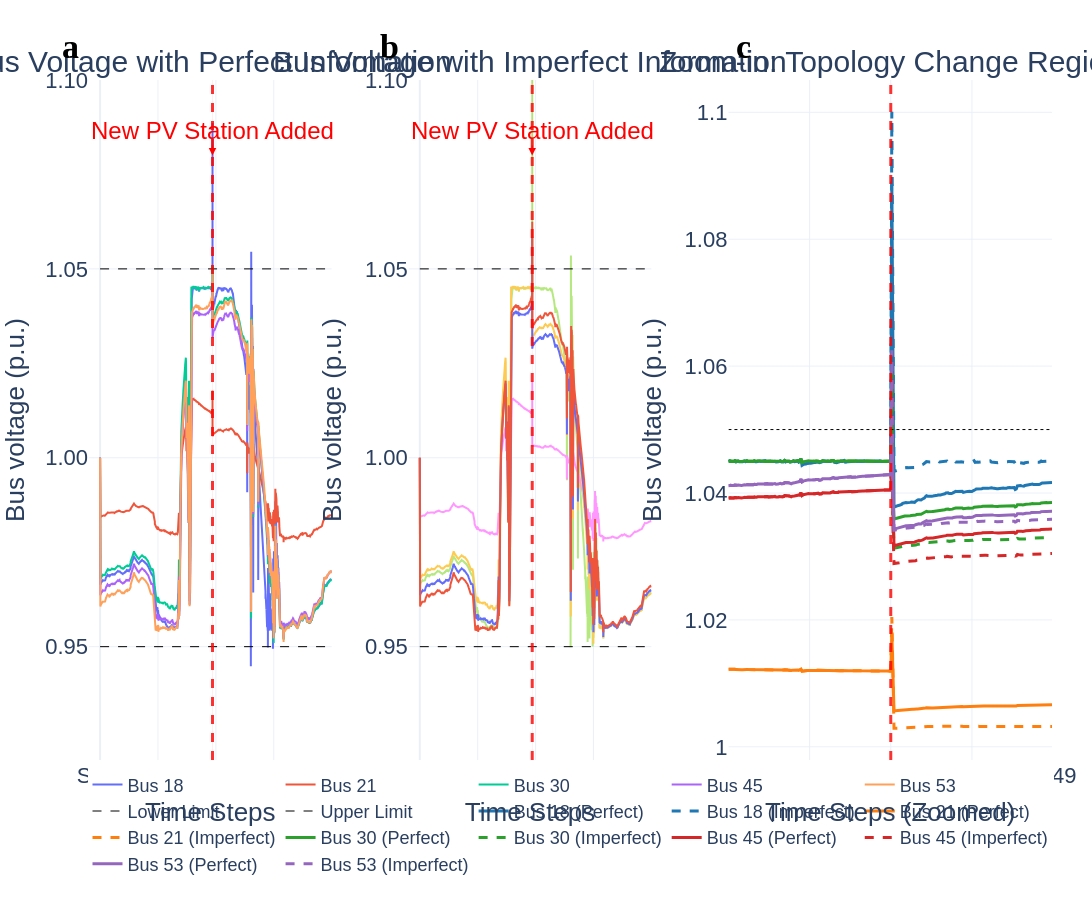

This figure's notebook cell:
### Code cell
from pathlib import Path
REAL_WORLD_OUTPUT_DIR = Path(Config.data_path) / 'images' / 'real_world_evaluation'
REAL_WORLD_OUTPUT_DIR.mkdir(parents=True, exist_ok=True)

# 加载不完美信息仿真结果
imperfect_info_data = load_sim_results()

def plot_imperfect_info_results_with_zoom(sim_data, save_fig=True, zoom_window=200):
    """
    Plot comparison between perfect and imperfect information scenarios with zoom-in view
    
    Parameters:
    -----------
    sim_data : dict
        Simulation results from run_imperfect_info_simulation()
    save_fig : bool
        Whether to save the figure
    zoom_window : int
        Number of steps before and after topology change to show in zoom view
    
    Returns:
    --------
    fig : plotly figure object
    """
    import plotly.graph_objects as go
    from plotly.subplots import make_subplots
    import numpy as np
    
    # Extract data
    topology_change_step = sim_data['topology_change_step']
    agent_num = sim_data['agent_num']
    injection_bus = sim_data['injection_bus']
    loss_rate = sim_data.get('loss_rate', 0.3)
    max_delay = sim_data.get('max_delay', 10)
    
    perfect_data = sim_data['perfect_info']
    imperfect_data = sim_data['imperfect_info']
    
    # Create figure with 3 subplots
    fig = make_subplots(
        rows=1, cols=3,
        subplot_titles=(
            "Bus Voltage with Perfect Information", 
            f"Bus Voltage with Imperfect Information",
            "Zoom-in: Topology Change Region"
        ),
        horizontal_spacing=0.08,
        column_widths=[0.3, 0.3, 0.4]  # Give more space to the zoom plot
    )
    
    # Update subplot title font size
    for annotation in fig.layout.annotations:
        annotation.font.size = NATURE_CONFIG['font_title'] - 2
    
    x_values = list(range(len(perfect_data['action_list'])))
    
    # Define zoom region
    zoom_start = max(0, topology_change_step - zoom_window)
    zoom_end = min(len(perfect_data['action_list']), topology_change_step + zoom_window)
    zoom_x = list(range(zoom_start, zoom_end))
    
    # First subplot: Perfect Information
    perfect_state_array = perfect_data['state_list']
    for i in range(agent_num):
        fig.add_trace(
            go.Scatter(
                x=x_values, 
                y=perfect_state_array[:len(perfect_data['action_list']), i], 
                mode='lines', 
                name=f'Bus {injection_bus[i]+1}', 
                line=dict(width=2)
            ),
            row=1, col=1
        )
    
    # Add voltage limit lines for perfect info
    fig.add_trace(
        go.Scatter(
            x=x_values, 
            y=[0.95]*len(perfect_data['action_list']), 
            mode='lines', 
            line=dict(color='black', width=1, dash='dash'), 
            name='Lower Limit',
            showlegend=True
        ),
        row=1, col=1
    )
    fig.add_trace(
        go.Scatter(
            x=x_values, 
            y=[1.05]*len(perfect_data['action_list']), 
            mode='lines', 
            line=dict(color='black', width=1, dash='dash'), 
            name='Upper Limit',
            showlegend=True
        ),
        row=1, col=1
    )
    
    # Second subplot: Imperfect Information
    imperfect_state_array = imperfect_data['state_list']
    for i in range(agent_num):
        fig.add_trace(
            go.Scatter(
                x=x_values, 
                y=imperfect_state_array[:len(imperfect_data['action_list']), i], 
                mode='lines', 
                name=f'Bus {injection_bus[i]+1} (Imperfect)', 
                line=dict(width=2),
                showlegend=False  # Don't duplicate in legend
            ),
            row=1, col=2
        )
    
    # Add voltage limit lines for imperfect info
    fig.add_trace(
        go.Scatter(
            x=x_values, 
            y=[0.95]*len(imperfect_data['action_list']), 
            mode='lines', 
            line=dict(color='black', width=1, dash='dash'), 
            showlegend=False
        ),
        row=1, col=2
    )
    fig.add_trace(
        go.Scatter(
            x=x_values, 
            y=[1.05]*len(imperfect_data['action_list']), 
            mode='lines', 
            line=dict(color='black', width=1, dash='dash'), 
            showlegend=False
        ),
        row=1, col=2
    )
    
    # Third subplot: Zoom-in comparison
    colors = ['#1f77b4', '#ff7f0e', '#2ca02c', '#d62728', '#9467bd']  # Default plotly colors
    
    for i in range(agent_num):
        # Perfect info (solid lines)
        fig.add_trace(
            go.Scatter(
                x=zoom_x,
                y=perfect_state_array[zoom_start:zoom_end, i],
                mode='lines',
                name=f'Bus {injection_bus[i]+1} (Perfect)',
                line=dict(width=3, color=colors[i % len(colors)]),
                showlegend=True
            ),
            row=1, col=3
        )
        
        # Imperfect info (dashed lines)
        fig.add_trace(
            go.Scatter(
                x=zoom_x,
                y=imperfect_state_array[zoom_start:zoom_end, i],
                mode='lines',
                name=f'Bus {injection_bus[i]+1} (Imperfect)',
                line=dict(width=3, color=colors[i % len(colors)], dash='dash'),
                showlegend=True
            ),
            row=1, col=3
        )
    
    # Add voltage limit lines for zoom plot
    fig.add_trace(
        go.Scatter(
            x=zoom_x, 
            y=[0.95]*(zoom_end-zoom_start), 
            mode='lines', 
            line=dict(color='black', width=1, dash='dot'), 
            name='Voltage Limits',
            showlegend=False
        ),
        row=1, col=3
    )
    fig.add_trace(
        go.Scatter(
            x=zoom_x, 
            y=[1.05]*(zoom_end-zoom_start), 
            mode='lines', 
            line=dict(color='black', width=1, dash='dot'), 
            showlegend=False
        ),
        row=1, col=3
    )
    
    # Add vertical lines for topology change
    for col in [1, 2, 3]:
        fig.add_vline(
            x=topology_change_step,
            line_width=3,
            line_dash="dash",
            line_color="#FF0000",
            opacity=0.8,
            row=1, col=col
        )
    
    # Add shaded regions to highlight the change (only for first two plots)
    y_range_max = 1.10
    y_range_min = 0.92
    
    for col in [1, 2]:
        fig.add_shape(
            type="rect",
            x0=topology_change_step-20, x1=topology_change_step+20,
            y0=y_range_min, y1=y_range_max,
            fillcolor="red",
            opacity=0.1,
            line_width=0,
            row=1, col=col
        )
    
    # Add text annotations for topology change
    for i, col in enumerate([1, 2, 3]):
        y_pos = 1.08 if col != 3 else (np.max([perfect_state_array[zoom_start:zoom_end, :].max(), 
                                               imperfect_state_array[zoom_start:zoom_end, :].max()]) + 0.01)
        fig.add_annotation(
            x=topology_change_step,
            y=y_pos,
            text="PV Added" if col == 3 else "New PV Station Added",
            showarrow=True,
            arrowhead=2,
            arrowsize=1.5,
            arrowwidth=1,
            arrowcolor="red",
            ax=0,
            ay=-25,
            font=dict(size=NATURE_CONFIG['font_base']-4, color="red"),
            xref=f"x{col}",
            yref=f"y{col}"
        )
    
    # Add subplot labels (a), (b), (c)
    labels = ['a', 'b', 'c']
    x_positions = [-0.03, 0.30, 0.69]
    for i, (label, x_pos) in enumerate(zip(labels, x_positions)):
        fig.add_annotation(
            text=f"<b>{label}</b>", 
            x=x_pos, y=1.08,
            xref="paper", yref="paper", 
            showarrow=False,
            font=dict(size=NATURE_CONFIG["font_title"]+2, family="Arial Bold", color="black"),
            align="left"
        )
    
    # Set time axis ticks for first two plots
    data_length = len(perfect_data['action_list'])
    time_ticks = [0, data_length//4, data_length//2, 3*data_length//4, data_length-1]
    time_labels = ['Start', '25%', '50%', '75%', 'End']
    
    # Set time axis ticks for zoom plot
    zoom_ticks = [zoom_start, topology_change_step-zoom_window//2, topology_change_step, 
                  topology_change_step+zoom_window//2, zoom_end-1]
    zoom_labels = [f'{topology_change_step-zoom_window}', f'{topology_change_step-zoom_window//2}', 
                   f'{topology_change_step}', f'{topology_change_step+zoom_window//2}', f'{zoom_end-1}']
    
    # Update layout
    fig.update_layout(
        legend=dict(
            orientation="h",
            yanchor="bottom",
            y=-0.18,
            xanchor="center",
            x=0.5,
            font=dict(size=NATURE_CONFIG["font_legend"]-10)
        ),
        height=NATURE_CONFIG["height"],
        width=NATURE_CONFIG["width"] * 1.2,  # Wider to accommodate 3 plots
        margin=dict(l=60, r=40, t=80, b=140),
        template="plotly_white",
        font=dict(size=NATURE_CONFIG["font_base"], family="Arial"),
    )
    
    # Update X axes
    for i in range(1, 3):
        fig.update_xaxes(
            title_text="Time Steps",
            tickvals=time_ticks,
            ticktext=time_labels,
            title_font=dict(size=NATURE_CONFIG["font_axis_title"]-2),
            tickfont=dict(size=NATURE_CONFIG["font_axis"]-2),
            row=1, col=i
        )
    
    # Update X axis for zoom plot
    fig.update_xaxes(
        title_text="Time Steps (Zoomed)",
        tickvals=zoom_ticks,
        ticktext=zoom_labels,
        title_font=dict(size=NATURE_CONFIG["font_axis_title"]-2),
        tickfont=dict(size=NATURE_CONFIG["font_axis"]-2),
        row=1, col=3
    )
    
    # Update Y axes
    for i in range(1, 3):
        fig.update_yaxes(
            title_text="Bus voltage (p.u.)", 
            range=[0.92, 1.10],
            tickvals=[0.95, 1.00, 1.05, 1.10],
            ticktext=['0.95', '1.00', '1.05', '1.10'],
            title_font=dict(size=NATURE_CONFIG["font_axis_title"]-2),
            tickfont=dict(size=NATURE_CONFIG["font_axis"]-2),
            row=1, col=i
        )
    
    # Update Y axis for zoom plot - auto-scale based on data in zoom region
    zoom_y_min = min(perfect_state_array[zoom_start:zoom_end, :].min(), 
                     imperfect_state_array[zoom_start:zoom_end, :].min()) - 0.005
    zoom_y_max = max(perfect_state_array[zoom_start:zoom_end, :].max(), 
                     imperfect_state_array[zoom_start:zoom_end, :].max()) + 0.005
    
    fig.update_yaxes(
        title_text="Bus voltage (p.u.)", 
        range=[zoom_y_min, zoom_y_max],
        title_font=dict(size=NATURE_CONFIG["font_axis_title"]-2),
        tickfont=dict(size=NATURE_CONFIG["font_axis"]-2),
        row=1, col=3
    )
    
    # Display figure
    fig.show()
    
    # Save figure if requested
    if save_fig:
        filename_base = str(REAL_WORLD_OUTPUT_DIR / f"imperfect_info_zoom_loss{int(loss_rate*100)}_delay{max_delay}")
        fig.write_html(f"{filename_base}_interactive.html")
        fig.write_image(f"{filename_base}.pdf", scale=1.5)
        fig.write_image(f"{filename_base}.png", scale=1.5)
        print(f"Figure saved as '{filename_base}_interactive.html' and '{filename_base}.pdf'")
    
    return fig



# 使用示例
fig = plot_imperfect_info_results_with_zoom(imperfect_info_data, zoom_window=150)

### Figure 1 — Plotly figure (JSON) as saved in the notebook; plotly's stock layout.template omitted (floating-point values rounded to 4 significant figures; data arrays with more than 128 entries replaced by an {"elided": "..."} marker saying what was removed)
{"data": [{"line": {"width": 2}, "mode": "lines", "name": "Bus 18", "type": "scatter", "x": {"elided": "14421 int values"}, "xaxis": "x", "y": {"elided": "14421 float values"}, "yaxis": "y"}, {"line": {"width": 2}, "mode": "lines", "name": "Bus 21", "type": "scatter", "x": {"elided": "14421 int values"}, "xaxis": "x", "y": {"elided": "14421 float values"}, "yaxis": "y"}, {"line": {"width": 2}, "mode": "lines", "name": "Bus 30", "type": "scatter", "x": {"elided": "14421 int values"}, "xaxis": "x", "y": {"elided": "14421 float values"}, "yaxis": "y"}, {"line": {"width": 2}, "mode": "lines", "name": "Bus 45", "type": "scatter", "x": {"elided": "14421 int values"}, "xaxis": "x", "y": {"elided": "14421 float values"}, "yaxis": "y"}, {"line": {"width": 2}, "mode": "lines", "name": "Bus 53", "type": "scatter", "x": {"elided": "14421 int values"}, "xaxis": "x", "y": {"elided": "14421 float values"}, "yaxis": "y"}, {"line": {"color": "black", "dash": "dash", "width": 1}, "mode": "lines", "name": "Lower Limit", "showlegend": true, "type": "scatter", "x": {"elided": "14421 int values"}, "xaxis": "x", "y": {"elided": "14421 float values"}, "yaxis": "y"}, {"line": {"color": "black", "dash": "dash", "width": 1}, "mode": "lines", "name": "Upper Limit", "showlegend": true, "type": "scatter", "x": {"elided": "14421 int values"}, "xaxis": "x", "y": {"elided": "14421 float values"}, "yaxis": "y"}, {"line": {"width": 2}, "mode": "lines", "name": "Bus 18 (Imperfect)", "showlegend": false, "type": "scatter", "x": {"elided": "14421 int values"}, "xaxis": "x2", "y": {"elided": "14421 float values"}, "yaxis": "y2"}, {"line": {"width": 2}, "mode": "lines", "name": "Bus 21 (Imperfect)", "showlegend": false, "type": "scatter", "x": {"elided": "14421 int values"}, "xaxis": "x2", "y": {"elided": "14421 float values"}, "yaxis": "y2"}, {"line": {"width": 2}, "mode": "lines", "name": "Bus 30 (Imperfect)", "showlegend": false, "type": "scatter", "x": {"elided": "14421 int values"}, "xaxis": "x2", "y": {"elided": "14421 float values"}, "yaxis": "y2"}, {"line": {"width": 2}, "mode": "lines", "name": "Bus 45 (Imperfect)", "showlegend": false, "type": "scatter", "x": {"elided": "14421 int values"}, "xaxis": "x2", "y": {"elided": "14421 float values"}, "yaxis": "y2"}, {"line": {"width": 2}, "mode": "lines", "name": "Bus 53 (Imperfect)", "showlegend": false, "type": "scatter", "x": {"elided": "14421 int values"}, "xaxis": "x2", "y": {"elided": "14421 float values"}, "yaxis": "y2"}, {"line": {"color": "black", "dash": "dash", "width": 1}, "mode": "lines", "showlegend": false, "type": "scatter", "x": {"elided": "14421 int values"}, "xaxis": "x2", "y": {"elided": "14421 float values"}, "yaxis": "y2"}, {"line": {"color": "black", "dash": "dash", "width": 1}, "mode": "lines", "showlegend": false, "type": "scatter", "x": {"elided": "14421 int values"}, "xaxis": "x2", "y": {"elided": "14421 float values"}, "yaxis": "y2"}, {"line": {"color": "#1f77b4", "width": 3}, "mode": "lines", "name": "Bus 18 (Perfect)", "showlegend": true, "type": "scatter", "x": {"elided": "300 int values"}, "xaxis": "x3", "y": {"elided": "300 float values"}, "yaxis": "y3"}, {"line": {"color": "#1f77b4", "dash": "dash", "width": 3}, "mode": "lines", "name": "Bus 18 (Imperfect)", "showlegend": true, "type": "scatter", "x": {"elided": "300 int values"}, "xaxis": "x3", "y": {"elided": "300 float values"}, "yaxis": "y3"}, {"line": {"color": "#ff7f0e", "width": 3}, "mode": "lines", "name": "Bus 21 (Perfect)", "showlegend": true, "type": "scatter", "x": {"elided": "300 int values"}, "xaxis": "x3", "y": {"elided": "300 float values"}, "yaxis": "y3"}, {"line": {"color": "#ff7f0e", "dash": "dash", "width": 3}, "mode": "lines", "name": "Bus 21 (Imperfect)", "showlegend": true, "type": "scatter", "x": {"elided": "300 int values"}, "xaxis": "x3", "y": {"elided": "300 float values"}, "yaxis": "y3"}, {"line": {"color": "#2ca02c", "width": 3}, "mode": "lines", "name": "Bus 30 (Perfect)", "showlegend": true, "type": "scatter", "x": {"elided": "300 int values"}, "xaxis": "x3", "y": {"elided": "300 float values"}, "yaxis": "y3"}, {"line": {"color": "#2ca02c", "dash": "dash", "width": 3}, "mode": "lines", "name": "Bus 30 (Imperfect)", "showlegend": true, "type": "scatter", "x": {"elided": "300 int values"}, "xaxis": "x3", "y": {"elided": "300 float values"}, "yaxis": "y3"}, {"line": {"color": "#d62728", "width": 3}, "mode": "lines", "name": "Bus 45 (Perfect)", "showlegend": true, "type": "scatter", "x": {"elided": "300 int values"}, "xaxis": "x3", "y": {"elided": "300 float values"}, "yaxis": "y3"}, {"line": {"color": "#d62728", "dash": "dash", "width": 3}, "mode": "lines", "name": "Bus 45 (Imperfect)", "showlegend": true, "type": "scatter", "x": {"elided": "300 int values"}, "xaxis": "x3", "y": {"elided": "300 float values"}, "yaxis": "y3"}, {"line": {"color": "#9467bd", "width": 3}, "mode": "lines", "name": "Bus 53 (Perfect)", "showlegend": true, "type": "scatter", "x": {"elided": "300 int values"}, "xaxis": "x3", "y": {"elided": "300 float values"}, "yaxis": "y3"}, {"line": {"color": "#9467bd", "dash": "dash", "width": 3}, "mode": "lines", "name": "Bus 53 (Imperfect)", "showlegend": true, "type": "scatter", "x": {"elided": "300 int values"}, "xaxis": "x3", "y": {"elided": "300 float values"}, "yaxis": "y3"}, {"line": {"color": "black", "dash": "dot", "width": 1}, "mode": "lines", "name": "Voltage Limits", "showlegend": false, "type": "scatter", "x": {"elided": "300 int values"}, "xaxis": "x3", "y": {"elided": "300 float values"}, "yaxis": "y3"}, {"line": {"color": "black", "dash": "dot", "width": 1}, "mode": "lines", "showlegend": false, "type": "scatter", "x": {"elided": "300 int values"}, "xaxis": "x3", "y": {"elided": "300 float values"}, "yaxis": "y3"}], "layout": {"annotations": [{"font": {"size": 30}, "showarrow": false, "text": "Bus Voltage with Perfect Information", "x": 0.126, "xanchor": "center", "xref": "paper", "y": 1, "yanchor": "bottom", "yref": "paper"}, {"font": {"size": 30}, "showarrow": false, "text": "Bus Voltage with Imperfect Information", "x": 0.458, "xanchor": "center", "xref": "paper", "y": 1, "yanchor": "bottom", "yref": "paper"}, {"font": {"size": 30}, "showarrow": false, "text": "Zoom-in: Topology Change Region", "x": 0.832, "xanchor": "center", "xref": "paper", "y": 1, "yanchor": "bottom", "yref": "paper"}, {"arrowcolor": "red", "arrowhead": 2, "arrowsize": 1.5, "arrowwidth": 1, "ax": 0, "ay": -25, "font": {"color": "red", "size": 24}, "showarrow": true, "text": "New PV Station Added", "x": 7000, "xref": "x", "y": 1.08, "yref": "y"}, {"arrowcolor": "red", "arrowhead": 2, "arrowsize": 1.5, "arrowwidth": 1, "ax": 0, "ay": -25, "font": {"color": "red", "size": 24}, "showarrow": true, "text": "New PV Station Added", "x": 7000, "xref": "x2", "y": 1.08, "yref": "y2"}, {"arrowcolor": "red", "arrowhead": 2, "arrowsize": 1.5, "arrowwidth": 1, "ax": 0, "ay": -25, "font": {"color": "red", "size": 24}, "showarrow": true, "text": "PV Added", "x": 7000, "xref": "x3", "y": 1.11, "yref": "y3"}, {"align": "left", "font": {"color": "black", "family": "Arial Bold", "size": 34}, "showarrow": false, "text": "<b>a</b>", "x": -0.03, "xref": "paper", "y": 1.08, "yref": "paper"}, {"align": "left", "font": {"color": "black", "family": "Arial Bold", "size": 34}, "showarrow": false, "text": "<b>b</b>", "x": 0.3, "xref": "paper", "y": 1.08, "yref": "paper"}, {"align": "left", "font": {"color": "black", "family": "Arial Bold", "size": 34}, "showarrow": false, "text": "<b>c</b>", "x": 0.69, "xref": "paper", "y": 1.08, "yref": "paper"}], "font": {"family": "Arial", "size": 28}, "height": 900, "legend": {"font": {"size": 18}, "orientation": "h", "x": 0.5, "xanchor": "center", "y": -0.18, "yanchor": "bottom"}, "margin": {"b": 140, "l": 60, "r": 40, "t": 80}, "shapes": [{"line": {"color": "#FF0000", "dash": "dash", "width": 3}, "opacity": 0.8, "type": "line", "x0": 7000, "x1": 7000, "xref": "x", "y0": 0, "y1": 1, "yref": "y domain"}, {"line": {"color": "#FF0000", "dash": "dash", "width": 3}, "opacity": 0.8, "type": "line", "x0": 7000, "x1": 7000, "xref": "x2", "y0": 0, "y1": 1, "yref": "y2 domain"}, {"line": {"color": "#FF0000", "dash": "dash", "width": 3}, "opacity": 0.8, "type": "line", "x0": 7000, "x1": 7000, "xref": "x3", "y0": 0, "y1": 1, "yref": "y3 domain"}, {"fillcolor": "red", "line": {"width": 0}, "opacity": 0.1, "type": "rect", "x0": 6980, "x1": 7020, "xref": "x", "y0": 0.92, "y1": 1.1, "yref": "y"}, {"fillcolor": "red", "line": {"width": 0}, "opacity": 0.1, "type": "rect", "x0": 6980, "x1": 7020, "xref": "x2", "y0": 0.92, "y1": 1.1, "yref": "y2"}], "width": 2160, "xaxis": {"anchor": "y", "domain": [0, 0.252], "tickfont": {"size": 22}, "ticktext": ["Start", "25%", "50%", "75%", "End"], "tickvals": [0, 3605, 7210, 10815, 14420], "title": {"font": {"size": 26}, "text": "Time Steps"}}, "xaxis2": {"anchor": "y2", "domain": [0.332, 0.584], "tickfont": {"size": 22}, "ticktext": ["Start", "25%", "50%", "75%", "End"], "tickvals": [0, 3605, 7210, 10815, 14420], "title": {"font": {"size": 26}, "text": "Time Steps"}}, "xaxis3": {"anchor": "y3", "domain": [0.664, 1], "tickfont": {"size": 22}, "ticktext": ["6850", "6925", "7000", "7075", "7149"], "tickvals": [6850, 6925, 7000, 7075, 7149], "title": {"font": {"size": 26}, "text": "Time Steps (Zoomed)"}}, "yaxis": {"anchor": "x", "domain": [0, 1], "range": [0.92, 1.1], "tickfont": {"size": 22}, "ticktext": ["0.95", "1.00", "1.05", "1.10"], "tickvals": [0.95, 1, 1.05, 1.1], "title": {"font": {"size": 26}, "text": "Bus voltage (p.u.)"}}, "yaxis2": {"anchor": "x2", "domain": [0, 1], "range": [0.92, 1.1], "tickfont": {"size": 22}, "ticktext": ["0.95", "1.00", "1.05", "1.10"], "tickvals": [0.95, 1, 1.05, 1.1], "title": {"font": {"size": 26}, "text": "Bus voltage (p.u.)"}}, "yaxis3": {"anchor": "x3", "domain": [0, 1], "range": [0.9979, 1.105], "tickfont": {"size": 22}, "title": {"font": {"size": 26}, "text": "Bus voltage (p.u.)"}}}}
